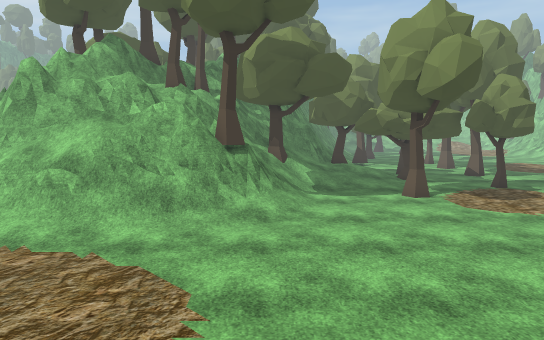
View 1 (above)

18 first-person views from a walk through a Unity game level. The camera is 1.5 m above the floor, tilts 6° down and sees 70° across. The floor is counted in squares, 1 m on a side. Each view is taken from the middle of a square. On the plan, view 1 faces up. The plan holds only what a view shows up to about 17 squares ahead; the rest is blank. The place goes on beyond the plan. The player character is not drawn. Some surface patterns are stand-ins.

View 2
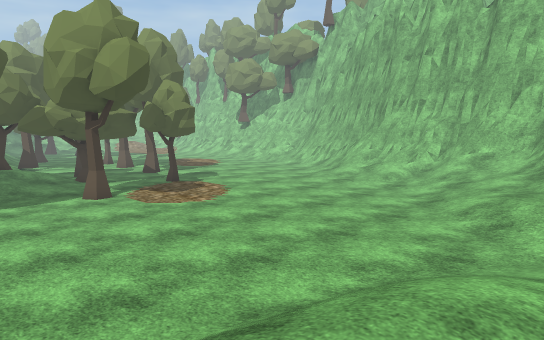

View 3
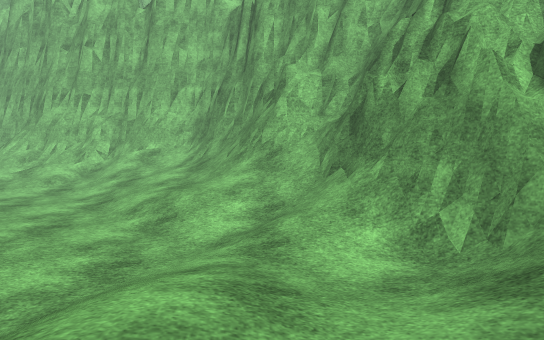

View 4
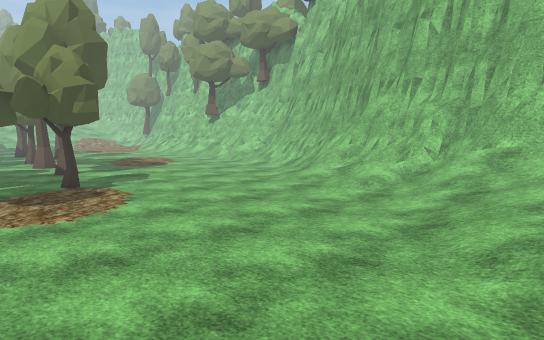

View 5
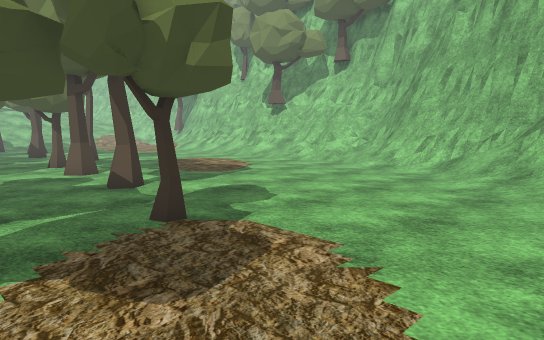

View 6
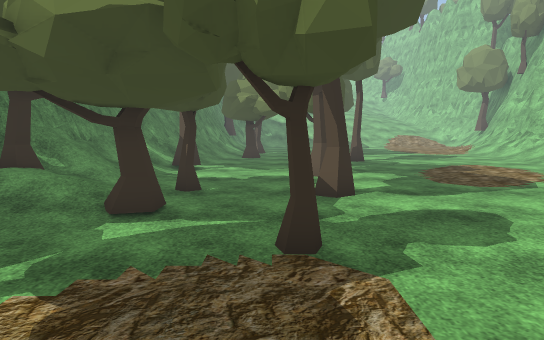

View 7
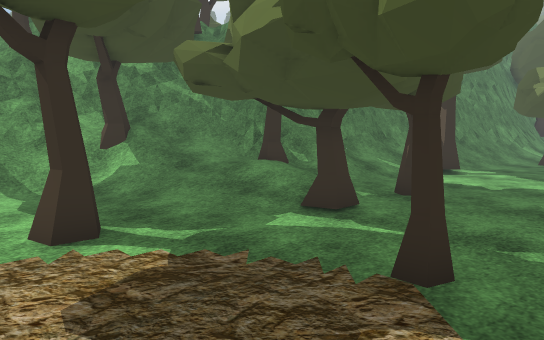

View 8
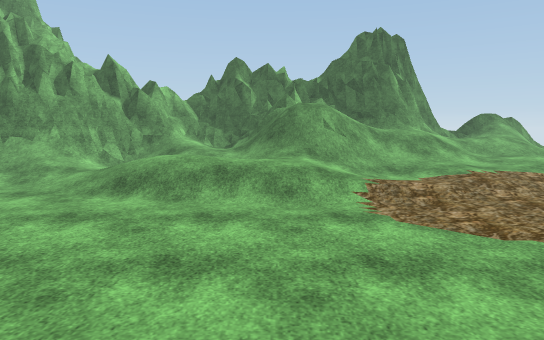

View 9
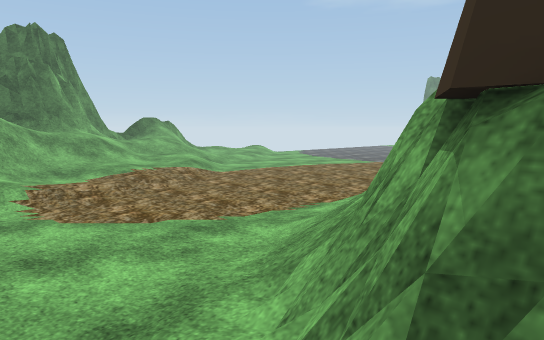

View 10
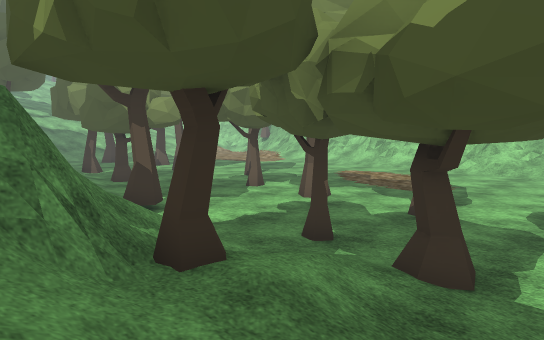

View 11
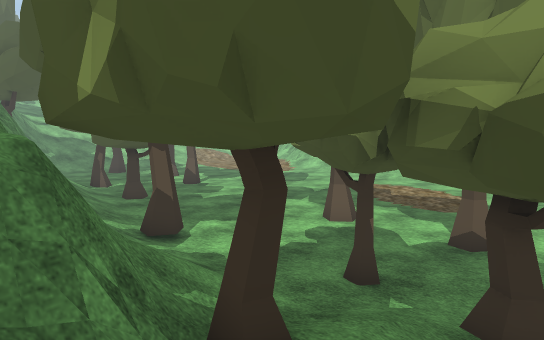

View 12
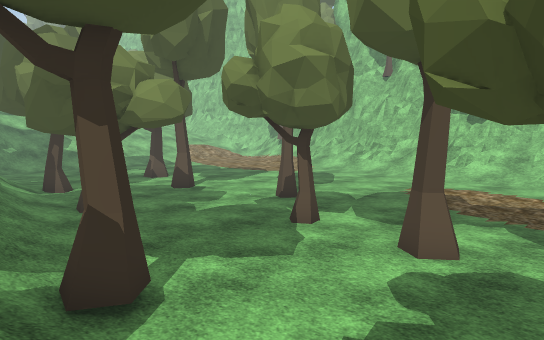

View 13
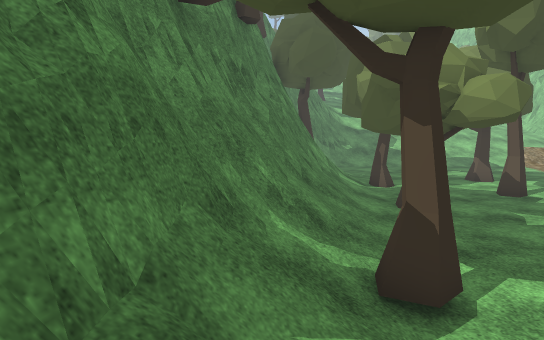

View 14
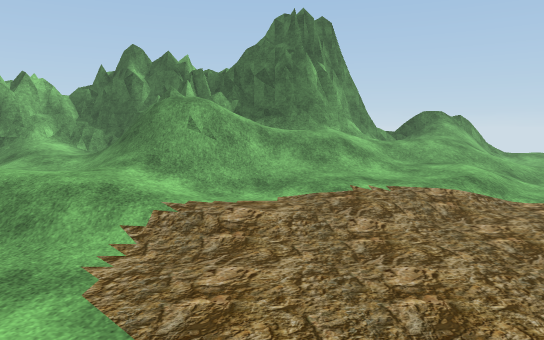

View 15
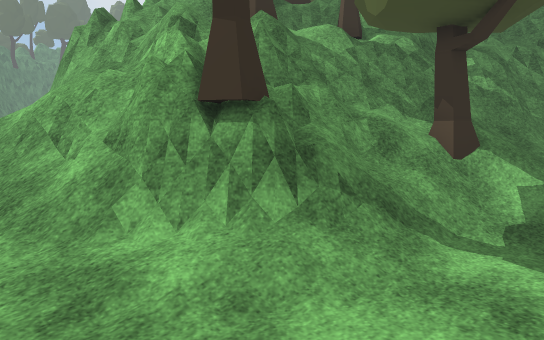

View 16
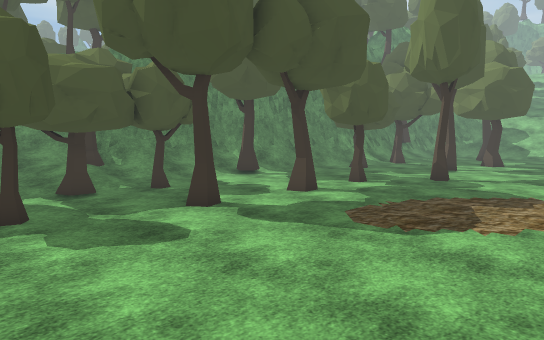

View 17
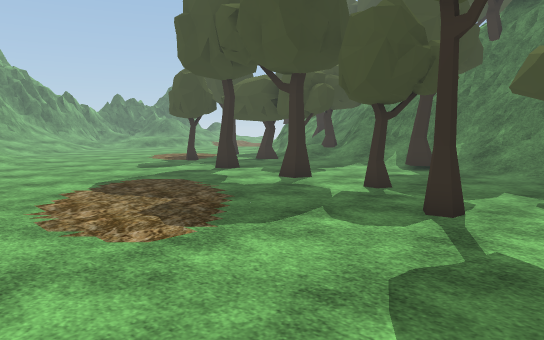

View 18
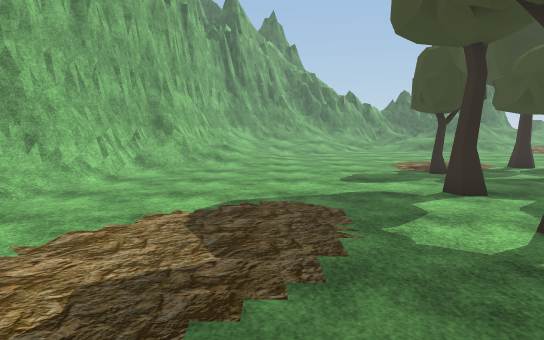

### Floor plan
Key: @ floor where view 1 was taken; # wall or solid block; . main floor; : floor 0.25 m higher than the main floor; + floor 0.5 m higher than the main floor; * floor 0.75 m higher than the main floor; % floor 1 m higher than the main floor; & floor 1.5 m higher than the main floor; / step, stairs or slope; = window, fence, low wall or low ledge; ^ raised ledge; v drop or lower ground; T tree.
Columns run from 8 left of view 1 to 20 right of it. Each row starts with its distance up from view 1.
 32             #=/.T........   .
 31             ##/.T..........
 30            ##//.............
 29            ##//......T.......
 28            #=//..............
 27            #=/.....T.........
 26            #=/T..............
 25           ##//T..............
 24           ##//....TT.........
 23           #=//.....T........
 22        ####///...............
 21       ###^#T//.T.............
 20       #==^#TT/....TT.........
 19       ##///++//............./
 18       ##//////TT............/
 17       ##T////...............=
 16      ###T//......T..........=
 15     ##=////................/=
 14  #####==//...T............//=
 13 ##===##T=/...............//=#
 12 #=///###=/..............///=#
 11 ////v=/=/...............///##
 10  ///////.................//##
  9  /////.................////#
  8  //.....................//=#
  7 ........................//=#
  6 ......................////##
  5 ....................//////##
  4 ...................///////#
  3 ..../////////.....//////=##
  2 ..//..:/+++////..//////==#
  1 ///::../+++**/////////=###
  0 /:::////@/  +//://///=###
 -1 +::////////++/.////==##
 -2 ++///////////////=#####
 -3 ///////////*///=####
 -4 ////&  ====*//=###
 -5 %//#####=#====###
 -6   =## ##########
 -7 =###

Positions as (right, up) in squares from view 1, and headings:
1: (0, 0), facing up
2: (0, 0), facing up-right
3: (1, 0), facing right
4: (5, 2), facing up-right
5: (6, 10), facing up-right
6: (9, 11), facing up
7: (11, 12), facing up-left
8: (1, 12), facing down
9: (1, 13), facing down-left
10: (1, 16), facing up-right
11: (1, 17), facing up-right
12: (4, 21), facing up-right
13: (4, 21), facing up
14: (-3, 9), facing down
15: (3, 9), facing up-left
16: (19, 14), facing up-left
17: (20, 32), facing down-left
18: (15, 29), facing down
